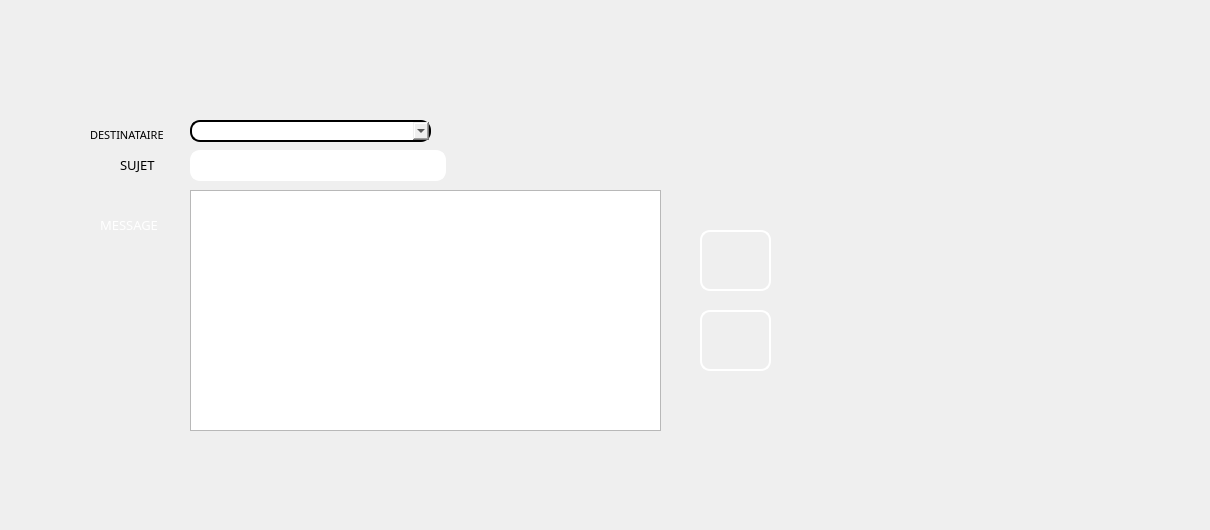
      <widget class="QWidget" name="tab_6">
       <attribute name="title">
        <string>Mailing</string>
       </attribute>
       <widget class="QPlainTextEdit" name="msg">
        <property name="geometry">
         <rect>
          <x>190</x>
          <y>190</y>
          <width>471</width>
          <height>241</height>
         </rect>
        </property>
        <property name="styleSheet">
         <string notr="true">background-image: url(:/images/Sans titre - 1 (1).jpg);</string>
        </property>
       </widget>
       <widget class="QLineEdit" name="subject">
        <property name="geometry">
         <rect>
          <x>190</x>
          <y>150</y>
          <width>256</width>
          <height>31</height>
         </rect>
        </property>
        <property name="styleSheet">
         <string notr="true">border-style: solid;
border-color: white;
border-width: 2px;
border-radius: 10px;
color: rgb(255, 255, 255);</string>
        </property>
       </widget>
       <widget class="QPushButton" name="exitBtn">
        <property name="geometry">
         <rect>
          <x>700</x>
          <y>310</y>
          <width>71</width>
          <height>61</height>
         </rect>
        </property>
        <property name="styleSheet">
         <string notr="true">border-style: solid;
background-image: url(:/img/img/ex.jpg);
border-color: white;
border-width: 2px;
border-radius: 10px;
color: rgb(255, 255, 255);</string>
        </property>
        <property name="text">
         <string/>
        </property>
       </widget>
       <widget class="QPushButton" name="sendBtn">
        <property name="geometry">
         <rect>
          <x>700</x>
          <y>230</y>
          <width>71</width>
          <height>61</height>
         </rect>
        </property>
        <property name="styleSheet">
         <string notr="true">border-style: solid;
background-image: url(:/img/img/images.png);
border-color: white;
border-width: 2px;
border-radius: 10px;
color: rgb(255, 255, 255);</string>
        </property>
        <property name="text">
         <string/>
        </property>
       </widget>
       <widget class="QComboBox" name="comboBox_7">
        <property name="geometry">
         <rect>
          <x>190</x>
          <y>120</y>
          <width>241</width>
          <height>22</height>
         </rect>
        </property>
        <property name="styleSheet">
         <string notr="true">border-style:solid;
bordor-color:white;
border-width:2px;
border-radius:10px;
color:rjb(255,255,255);</string>
        </property>
       </widget>
       <widget class="QLabel" name="label_94">
        <property name="enabled">
         <bool>false</bool>
        </property>
        <property name="geometry">
         <rect>
          <x>120</x>
          <y>150</y>
          <width>61</width>
          <height>31</height>
         </rect>
        </property>
        <property name="maximumSize">
         <size>
          <width>94</width>
          <height>76</height>
         </size>
        </property>
        <property name="font">
         <font>
          <family>MS Reference Sans Serif</family>
          <pointsize>8</pointsize>
          <weight>50</weight>
          <italic>false</italic>
          <bold>false</bold>
         </font>
        </property>
        <property name="toolTip">
         <string>&lt;html&gt;&lt;head/&gt;&lt;body&gt;&lt;p&gt;ID&lt;/p&gt;&lt;/body&gt;&lt;/html&gt;</string>
        </property>
        <property name="styleSheet">
         <string notr="true">background-image: url(:/img/img/585e4adacb11b227491c3392.png);

color: rgb(0, 0, 0);
</string>
        </property>
        <property name="text">
         <string>&lt;html&gt;&lt;head/&gt;&lt;body&gt;&lt;p&gt;&lt;span style=&quot; font-size:10pt;&quot;&gt;SUJET&lt;/span&gt;&lt;/p&gt;&lt;/body&gt;&lt;/html&gt;</string>
        </property>
        <property name="wordWrap">
         <bool>false</bool>
        </property>
       </widget>
       <widget class="QLabel" name="label_93">
        <property name="enabled">
         <bool>false</bool>
        </property>
        <property name="geometry">
         <rect>
          <x>90</x>
          <y>120</y>
          <width>94</width>
          <height>31</height>
         </rect>
        </property>
        <property name="maximumSize">
         <size>
          <width>94</width>
          <height>76</height>
         </size>
        </property>
        <property name="font">
         <font>
          <family>MS Reference Sans Serif</family>
          <pointsize>8</pointsize>
          <weight>50</weight>
          <italic>false</italic>
          <bold>false</bold>
         </font>
        </property>
        <property name="toolTip">
         <string>&lt;html&gt;&lt;head/&gt;&lt;body&gt;&lt;p&gt;ID&lt;/p&gt;&lt;/body&gt;&lt;/html&gt;</string>
        </property>
        <property name="styleSheet">
         <string notr="true">background-image: url(:/img/img/585e4adacb11b227491c3392.png);

color: rgb(0, 0, 0);
</string>
        </property>
        <property name="text">
         <string>&lt;html&gt;&lt;head/&gt;&lt;body&gt;&lt;p&gt;DESTINATAIRE&lt;/p&gt;&lt;/body&gt;&lt;/html&gt;</string>
        </property>
        <property name="wordWrap">
         <bool>false</bool>
        </property>
       </widget>
       <widget class="QLabel" name="label_96">
        <property name="enabled">
         <bool>false</bool>
        </property>
        <property name="geometry">
         <rect>
          <x>100</x>
          <y>210</y>
          <width>91</width>
          <height>31</height>
         </rect>
        </property>
        <property name="maximumSize">
         <size>
          <width>94</width>
          <height>76</height>
         </size>
        </property>
        <property name="font">
         <font>
          <family>MS Reference Sans Serif</family>
          <pointsize>8</pointsize>
          <weight>50</weight>
          <italic>false</italic>
          <bold>false</bold>
         </font>
        </property>
        <property name="toolTip">
         <string>&lt;html&gt;&lt;head/&gt;&lt;body&gt;&lt;p&gt;ID&lt;/p&gt;&lt;/body&gt;&lt;/html&gt;</string>
        </property>
        <property name="styleSheet">
         <string notr="true">background-image: url(:/img/img/585e4adacb11b227491c3392.png);

color: rgb(255,255,255);
</string>
        </property>
        <property name="text">
         <string>&lt;html&gt;&lt;head/&gt;&lt;body&gt;&lt;p&gt;&lt;span style=&quot; font-size:10pt;&quot;&gt;MESSAGE&lt;/span&gt;&lt;/p&gt;&lt;/body&gt;&lt;/html&gt;</string>
        </property>
        <property name="wordWrap">
         <bool>false</bool>
        </property>
       </widget>
       <widget class="QLabel" name="label_29">
        <property name="geometry">
         <rect>
          <x>1080</x>
          <y>400</y>
          <width>121</width>
          <height>121</height>
         </rect>
        </property>
        <property name="styleSheet">
         <string notr="true">background-image: url(:/img/img/1024px-Volkswagen_Logo_till_1995.svg.png);</string>
        </property>
        <property name="text">
         <string/>
        </property>
       </widget>
      </widget>
